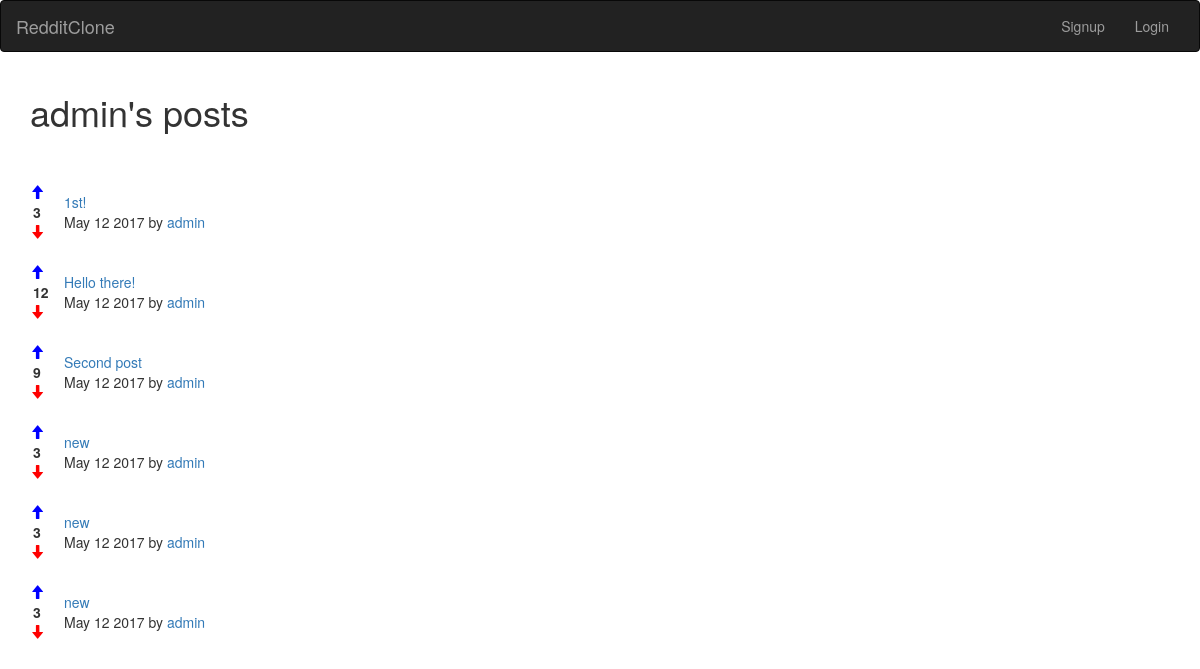
The app's page /posts/user/1, older data.
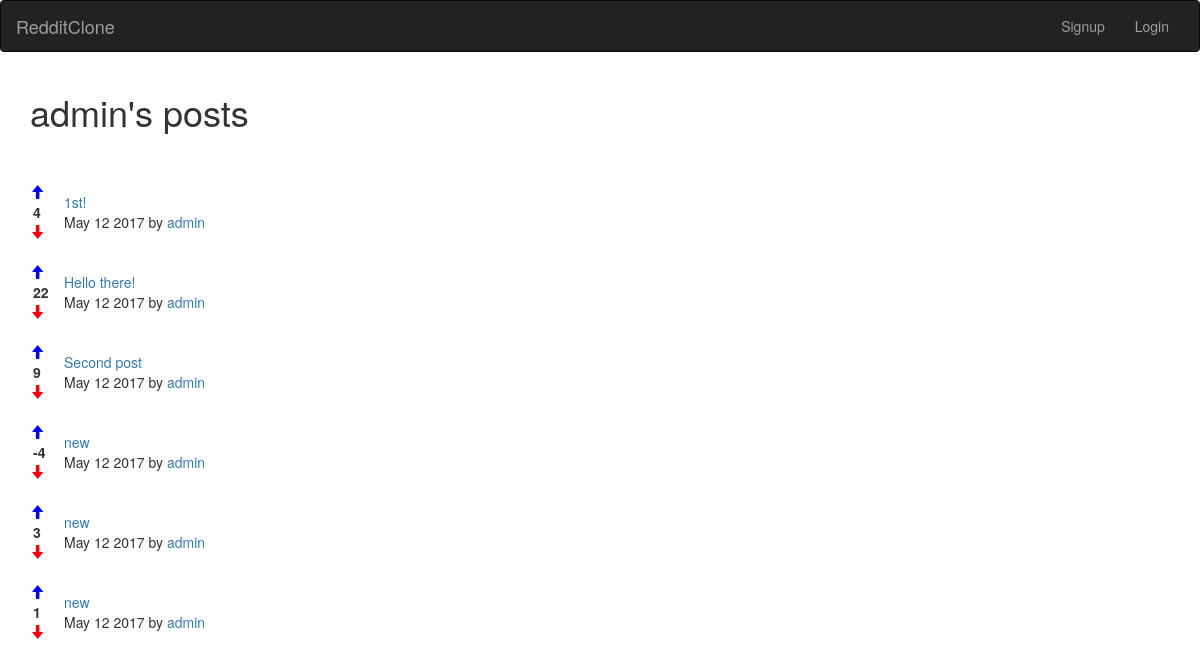
The same page, newer data.
### posts/models.py (models this page shows)
class Posts(models.Model):
    title = models.CharField(max_length=200)
    url = models.TextField()
    pub_date = models.DateTimeField()
    author = models.ForeignKey(User)
    votes_total = models.IntegerField(default=1)
    def pub_date_pretty(self):
        return self.pub_date.strftime('%b %e %Y')

### posts/views.py (the view)
# urls.py: url(r'^user/(?P<fk>[0-9]+)', views.userposts, name='userposts'),
def userposts(request, fk):
    posts = Posts.objects.filter(author__id=fk).order_by('pub_date')
    author = User.objects.get(pk=fk)
    return render(request, 'posts/userposts.html', {'posts': posts, 'author': author})

### posts/templates/posts/userposts.html (shortened to what this page needs)
{% extends 'base.html' %}
{% block content %}
<h1>{{ author.username }}'s posts</h1>
<br>
{% for post in posts.all %}
<table>
	<tr>
		<td>
			<a href="#" onClick="document.getElementById('upvote{{ post.id }}').submit()">
				<span class="glyphicon glyphicon-arrow-up" aria-hidden="true" style="padding-right: 20px; color: blue;"></span>
			</a>
			<br><strong style="padding-left: 3px;">{{ post.votes_total }}</strong><br>
			<a href="#" onClick="document.getElementById('downvote{{ post.id }}').submit()">
			<span class="glyphicon glyphicon-arrow-down" aria-hidden="true" style="color: red;"></span>
			</a>
		</td>
		<td>
			<a href="{{ post.url }}" target="_blank">{{ post.title }}</a>
			<br>{{ post.pub_date_pretty }} by <a href="{% url 'posts:userposts' post.author.id %}">{{ post.author.username }}</a>
		</td>
	</tr>
	<br>
</table>
{% endfor %}
{% endblock %}

Row changes from the older to the newer data that the page shows:
changed Posts "1st!": votes_total "3" → "4"
changed Posts "Hello there!": votes_total "12" → "22"
changed Posts (number 4 of 6 on the later page): votes_total "3" → "-4"
changed Posts (number 6 of 6 on the later page): votes_total "3" → "1"
